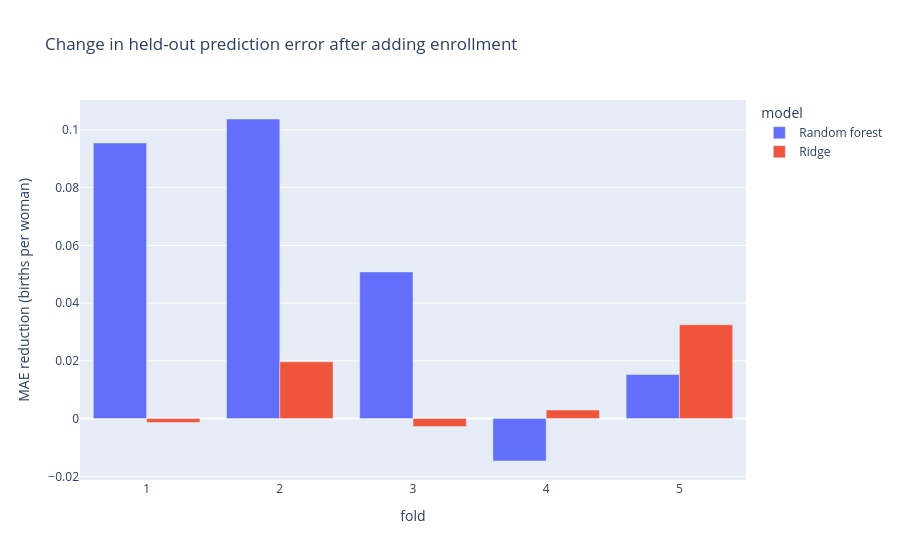

The code cell stored with this chart in its notebook:
### Markdown cell above
## Paired prediction comparison

Both feature sets use the same 3,137 rows and identical five country-held-out folds. Ridge scales variables within each training fold. The forest uses fixed settings. Improvement means lower held-out MAE; it does not identify an educational effect.

### Code cell
feature_sets = {'GDP + mortality': ['log_gdp', 'mortality'],
                'GDP + mortality + enrollment': ['log_gdp', 'mortality', 'education']}
model_factories = {'Ridge': lambda: make_pipeline(StandardScaler(), Ridge(alpha=1.0)),
                   'Random forest': lambda: RandomForestRegressor(n_estimators=200, min_samples_leaf=5,
                                                                  random_state=42, n_jobs=-1)}
results = []
folds = GroupKFold(n_splits=5)
for fold, (train_idx, test_idx) in enumerate(folds.split(education, education.fertility, education.iso3), start=1):
    train, test = education.iloc[train_idx], education.iloc[test_idx]
    for model_name, factory in model_factories.items():
        for feature_name, columns in feature_sets.items():
            model = factory()
            model.fit(train[columns], train.fertility)
            predicted = model.predict(test[columns])
            results.append({'fold': fold, 'model': model_name, 'features': feature_name,
                            'MAE': mean_absolute_error(test.fertility, predicted),
                            'RMSE': np.sqrt(mean_squared_error(test.fertility, predicted)),
                            'n_test_rows': len(test)})
results = pd.DataFrame(results)
display(results.groupby(['model', 'features'])[['MAE', 'RMSE']].mean().round(3))
gains = results.pivot(index=['fold', 'model'], columns='features', values='MAE').reset_index()
gains['MAE improvement'] = gains['GDP + mortality'] - gains['GDP + mortality + enrollment']
display(gains[['fold', 'model', 'MAE improvement']].round(3))
fig = px.bar(gains, x='fold', y='MAE improvement', color='model', barmode='group',
             title='Change in held-out prediction error after adding enrollment',
             labels={'MAE improvement': 'MAE reduction (births per woman)'})
fig.show()

### Figure 1 — Plotly figure (JSON) as saved in the notebook; plotly's stock layout.template omitted (floating-point values rounded to 4 significant figures)
{"data": [{"alignmentgroup": "True", "hovertemplate": "model=Random forest<br>fold=%{x}<br>MAE reduction (births per woman)=%{y}<extra></extra>", "legendgroup": "Random forest", "marker": {"color": "#636efa", "pattern": {"shape": ""}}, "name": "Random forest", "offsetgroup": "Random forest", "orientation": "v", "showlegend": true, "textposition": "auto", "type": "bar", "x": [1, 2, 3, 4, 5], "xaxis": "x", "y": [0.09545, 0.1038, 0.05079, -0.01469, 0.01527], "yaxis": "y"}, {"alignmentgroup": "True", "hovertemplate": "model=Ridge<br>fold=%{x}<br>MAE reduction (births per woman)=%{y}<extra></extra>", "legendgroup": "Ridge", "marker": {"color": "#EF553B", "pattern": {"shape": ""}}, "name": "Ridge", "offsetgroup": "Ridge", "orientation": "v", "showlegend": true, "textposition": "auto", "type": "bar", "x": [1, 2, 3, 4, 5], "xaxis": "x", "y": [-0.001325, 0.01965, -0.002729, 0.002973, 0.03249], "yaxis": "y"}], "layout": {"barmode": "group", "legend": {"title": {"text": "model"}, "tracegroupgap": 0}, "title": {"text": "Change in held-out prediction error after adding enrollment"}, "xaxis": {"anchor": "y", "domain": [0.0, 1.0], "title": {"text": "fold"}}, "yaxis": {"anchor": "x", "domain": [0.0, 1.0], "title": {"text": "MAE reduction (births per woman)"}}}}
